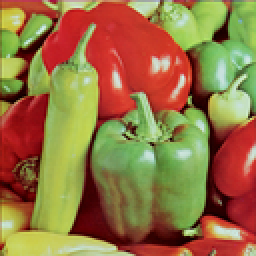
%> input picture peppers.png, 128 x 128 px, shrunk from 512 x 512 before the run (shown 2 times larger)
$ octave edge_detection_new1.m   (GNU Octave 9; MATLAB toolbox functions it lacks are replaced by stand-ins)
%> lines starting %> are read from the running program, lines starting %| are printed output that depends on the picture; in (x1, y1, x2, y2) boxes, pixels count from 0 and x2, y2 are one past the last pixel; in counts of white or black regions, pixels touching at a corner belong together; the program's own positions count from 1

clear all;
clc;
A=[];
piA=[];


 III = rgb2gray(imread('peppers.png'));
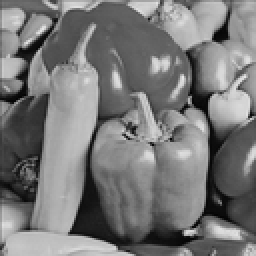
%> III: size 128x128 uint8 (shown 2 times larger); min 2, max 232, mean 120.4
 %II = imcrop(III,[80 30 240 200]);
 I = double(III);
 xmax = max(max(max(I)));
%> xmax = 232
 fim = I/xmax;

 %gth_1= rgb2gray(imread('bt_ctscan7.jpg'));
 %gth_2 = imcrop(gth_1,[80 30 240 200]);
 %gth_3= double(gth_1);

 canny_III = edge(III,'Canny');
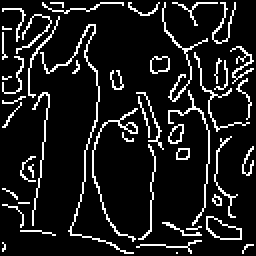
%> canny_III: size 128x128 logical (shown 2 times larger); 11.1% white in thin lines or dots
 %canny_II = imcrop(canny_III,[80 30 240 200]);
 canny_I = double(canny_III);
%> canny_I: size 128x128 double; values 0 (black) and 1 (white), 11.1% white in thin lines or dots
 canny_max = max(max(max(canny_I)));
%> canny_max = 1
 canny_fim = canny_I/canny_max;


 sobel_III = edge(III,'Sobel');
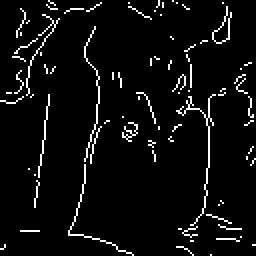
%> sobel_III: size 128x128 logical (shown 2 times larger); 5.1% white in thin lines or dots
 %sobel_II = imcrop(sobel_III,[80 30 240 200]);
 sobel_I = double(sobel_III);
%> sobel_I: size 128x128 double; values 0 (black) and 1 (white), 5.1% white in thin lines or dots
 sobel_max = max(max(max(sobel_I)));
%> sobel_max = 1
 sobel_fim = sobel_I/sobel_max;


%cameraman3.jpg
%a=0.65; b=0.9;
%threshold= 45/255;

%peppers.png
a=0.45; b=0.9;
threshold=45/255;


% [27 lines of commented-out code are left out]

c=0.9; b_2=0.99;
t1 = [a a a; 0 0 0; b b b];
t2 = [a a b; a b 0; b 0 0];
t3 = [b b b; 0 0 0; a a a];
t4 = [b a a; 0 b a; 0 0 b];
t5 = [b a 0;b a 0; b a 0];
t6 = [a 0 b;a 0 b; a 0 b];
t7 = [0 0 0; b b b; a a a];
t8 = [0 b a; 0 b a; 0 b a];
t9 = [a a a; b b b;0 0 0];
t10 = [a b 0; a b 0;a b 0];
t11 = [0 0 0; a a a;b b b];
t12 = [0 a b; 0 a b; 0 a b];
t13 = [b b b; a a a; 0 0 0];
t14 = [b 0 a; b 0 a; b 0 a];
t15 = [b 0 0; a b 0; a a b];
t16 = [0 0 b; 0 b a; b a a];


[r,k] = size(I);
%> r = 128; k = 128
fedgeim = zeros(r,k);
r1 = fim(2,:);
%> r1 = 128 values, max 0.974 at index 79, min 0.254 at index 81, mean 0.64
r2 = fim(r-1,:);
%> r2 = 128 values, max 0.892 at index 31, min 0.259 at index 68, mean 0.635
c1 = fim(:,2);
%> c1 = 128 values, max 0.957 at index 113, min 0.0474 at index 50, mean 0.541
c2 = fim(:,k-1);
%> c2 = 128 values, max 0.948 at index 78, min 0.103 at index 58, mean 0.541
b1 = [0 r1 0];
%> b1 = 130 values, max 0.974 at index 80, min 0 at index 1, mean 0.63
b2 = [0 r2 0];
%> b2 = 130 values, max 0.892 at index 32, min 0 at index 1, mean 0.625
b3 = [c1 fim c2];
bfim = [b1;b3;b2];
bfim(1,1) = fim(1,1);
%> bfim: size 130x130 double; min 0, max 1, mean 0.521; mean of the top-left, top-right, bottom-left and bottom-right quarters 0.517, 0.586, 0.523, 0.458
bfim(r+2, k+2) = fim(r,k);
bfim(1,k+2) = fim(1,k);
%> bfim: size 130x130 double; min 0, max 1, mean 0.521; mean of the top-left, top-right, bottom-left and bottom-right quarters 0.517, 0.587, 0.523, 0.458
bfim(r+2,1) = fim(r,1);
%> bfim: size 130x130 double; min 0.00862, max 1, mean 0.521


pibfim = c*(1-bfim);
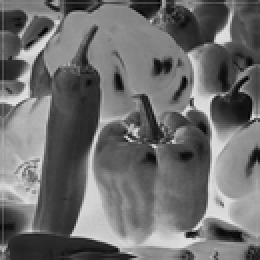
%> pibfim: size 130x130 double (shown 2 times larger); min 0, max 0.892, mean 0.431
pit1 = c*(1-t1);pit2 = c*(1-t2);pit3 = c*(1-t3);pit4 = c*(1-t4);pit5 = c*(1-t5);pit6 = c*(1-t6);pit7 = c*(1-t7);
pit8 = c*(1-t8);pit9 = c*(1-t9);pit10 = c*(1-t10);pit11 = c*(1-t11);pit12 = c*(1-t12);pit13 = c*(1-t13);
pit14 = c*(1-t14);pit15 = c*(1-t15);pit16 = c*(1-t16);


for i = 2:r+1
    for j = 2:k+1
        A = [bfim(i-1,j-1) bfim(i,j-1) bfim(i+1,j-1) ; bfim(i-1,j) bfim(i,j) bfim(i+1,j) ; bfim(i-1,j+1) bfim(i,j+1) bfim(i+1,j+1)];
        piA = [pibfim(i-1,j-1) pibfim(i,j-1) pibfim(i+1,j-1) ; pibfim(i-1,j) pibfim(i,j) pibfim(i+1,j) ; pibfim(i-1,j+1) pibfim(i,j+1) pibfim(i+1,j+1)];


        e_a_1= (1- ((A+piA).^b_2).*exp(1- ((A+piA).^b_2)))/9;
        e_b_1= (1- ((t1+pit1).^b_2).*exp(1- ((t1+pit1).^b_2)))/9;
        e_ab_1 = (1- (((A+t1+piA+pit1)/2).^b_2).*exp(1- (((A+t1+piA+pit1)/2).^b_2)))/9;
        d1= (e_a_1+e_b_1)/2 - e_ab_1;
        min1 =min(min(d1));

        e_a_2= (1- ((A+piA).^b_2).*exp(1- ((A+piA).^b_2)))/9;
        e_b_2= (1- ((t2+pit2).^b_2).*exp(1- ((t2+pit2).^b_2)))/9;
        e_ab_2 = (1- (((A+t2+piA+pit2)/2).^b_2).*exp(1- (((A+t2+piA+pit2)/2).^b_2)))/9;
        d2= (e_a_2+e_b_2)/2 - e_ab_2;
        min2 =min(min(d2));

        e_a_3= (1- ((A+piA).^b_2).*exp(1- ((A+piA).^b_2)))/9;
        e_b_3= (1- ((t3+pit3).^b_2).*exp(1- ((t3+pit3).^b_2)))/9;
        e_ab_3 = (1- (((A+t3+piA+pit3)/2).^b_2).*exp(1- (((A+t3+piA+pit3)/2).^b_2)))/9;
        d3= (e_a_3+e_b_3)/2 - e_ab_3;
        min3 =min(min(d3));

        e_a_4= (1- ((A+piA).^b_2).*exp(1- ((A+piA).^b_2)))/9;
        e_b_4= (1- ((t4+pit4).^b_2).*exp(1- ((t4+pit4).^b_2)))/9;
        e_ab_4 = (1- (((A+t4+piA+pit4)/2).^b_2).*exp(1- (((A+t4+piA+pit4)/2).^b_2)))/9;
        d4= (e_a_4+e_b_4)/2 - e_ab_4;
        min4 =min(min(d4));

        e_a_5= (1- ((A+piA).^b_2).*exp(1- ((A+piA).^b_2)))/9;
        e_b_5= (1- ((t5+pit5).^b_2).*exp(1- ((t5+pit5).^b_2)))/9;
        e_ab_5 = (1- (((A+t5+piA+pit5)/2).^b_2).*exp(1- (((A+t5+piA+pit5)/2).^b_2)))/9;
        d5= (e_a_5+e_b_5)/2 - e_ab_5;
        min5 =min(min(d5));

        e_a_6= (1- ((A+piA).^b_2).*exp(1- ((A+piA).^b_2)))/9;
        e_b_6= (1- ((t6+pit6).^b_2).*exp(1- ((t6+pit6).^b_2)))/9;
        e_ab_6 = (1- (((A+t6+piA+pit6)/2).^b_2).*exp(1- (((A+t6+piA+pit6)/2).^b_2)))/9;
        d6= (e_a_6+e_b_6)/2 - e_ab_6;
        min6 =min(min(d6));

        e_a_7= (1- ((A+piA).^b_2).*exp(1- ((A+piA).^b_2)))/9;
        e_b_7= (1- ((t7+pit7).^b_2).*exp(1- ((t7+pit7).^b_2)))/9;
        e_ab_7 = (1- (((A+t7+piA+pit7)/2).^b_2).*exp(1- (((A+t7+piA+pit7)/2).^b_2)))/9;
        d7= (e_a_7+e_b_7)/2 - e_ab_7;
        min7 =min(min(d7));

        e_a_8= (1- ((A+piA).^b_2).*exp(1- ((A+piA).^b_2)))/9;
        e_b_8= (1- ((t8+pit8).^b_2).*exp(1- ((t8+pit8).^b_2)))/9;
        e_ab_8 = (1- (((A+t8+piA+pit8)/2).^b_2).*exp(1- (((A+t8+piA+pit8)/2).^b_2)))/9;
        d8= (e_a_8+e_b_8)/2 - e_ab_8;
        min8 =min(min(d8));

        e_a_9= (1- ((A+piA).^b_2).*exp(1- ((A+piA).^b_2)))/9;
        e_b_9= (1- ((t9+pit9).^b_2).*exp(1- ((t9+pit9).^b_2)))/9;
        e_ab_9 = (1- (((A+t9+piA+pit9)/2).^b_2).*exp(1- (((A+t9+piA+pit9)/2).^b_2)))/9;
        d9= (e_a_9+e_b_9)/2 - e_ab_9;
        min9 =min(min(d9));

        e_a_10= (1- ((A+piA).^b_2).*exp(1- ((A+piA).^b_2)))/9;
        e_b_10= (1- ((t10+pit10).^b_2).*exp(1- ((t10+pit10).^b_2)))/9;
        e_ab_10 = (1- (((A+t10+piA+pit10)/2).^b_2).*exp(1- (((A+t10+piA+pit10)/2).^b_2)))/9;
        d10= (e_a_10+e_b_10)/2 - e_ab_10;
        min10 =min(min(d10));

        e_a_11= (1- ((A+piA).^b_2).*exp(1- ((A+piA).^b_2)))/9;
        e_b_11= (1- ((t11+pit11).^b_2).*exp(1- ((t11+pit11).^b_2)))/9;
        e_ab_11 = (1- (((A+t11+piA+pit11)/2).^b_2).*exp(1- (((A+t11+piA+pit11)/2).^b_2)))/9;
        d11= (e_a_11+e_b_11)/2 - e_ab_11;
        min11 =min(min(d11));

        e_a_12= (1- ((A+piA).^b_2).*exp(1- ((A+piA).^b_2)))/9;
        e_b_12= (1- ((t12+pit12).^b_2).*exp(1- ((t12+pit12).^b_2)))/9;
        e_ab_12 = (1- (((A+t12+piA+pit12)/2).^b_2).*exp(1- (((A+t12+piA+pit12)/2).^b_2)))/9;
        d12= (e_a_12+e_b_12)/2 - e_ab_12;
        min12 =min(min(d12));

        e_a_13= (1- ((A+piA).^b_2).*exp(1- ((A+piA).^b_2)))/9;
        e_b_13= (1- ((t13+pit13).^b_2).*exp(1- ((t13+pit13).^b_2)))/9;
        e_ab_13 = (1- (((A+t13+piA+pit13)/2).^b_2).*exp(1- (((A+t13+piA+pit13)/2).^b_2)))/9;
        d13= (e_a_13+e_b_13)/2 - e_ab_13;
        min13 =min(min(d13));

        e_a_14= (1- ((A+piA).^b_2).*exp(1- ((A+piA).^b_2)))/9;
        e_b_14= (1- ((t14+pit14).^b_2).*exp(1- ((t14+pit14).^b_2)))/9;
        e_ab_14 = (1- (((A+t14+piA+pit14)/2).^b_2).*exp(1- (((A+t14+piA+pit14)/2).^b_2)))/9;
        d14= (e_a_14+e_b_14)/2 - e_ab_14;
        min14 =min(min(d14));

        e_a_15= (1- ((A+piA).^b_2).*exp(1- ((A+piA).^b_2)))/9;
        e_b_15= (1- ((t15+pit15).^b_2).*exp(1- ((t15+pit15).^b_2)))/9;
        e_ab_15 = (1- (((A+t15+piA+pit15)/2).^b_2).*exp(1- (((A+t15+piA+pit15)/2).^b_2)))/9;
        d15= (e_a_15+e_b_15)/2 - e_ab_15;
        min15 =min(min(d15));

        e_a_16= (1- ((A+piA).^b_2).*exp(1- ((A+piA).^b_2)))/9;
        e_b_16= (1- ((t16+pit16).^b_2).*exp(1- ((t16+pit16).^b_2)))/9;
        e_ab_16 = (1- (((A+t16+piA+pit16)/2).^b_2).*exp(1- (((A+t16+piA+pit16)/2).^b_2)))/9;
        d16= (e_a_16+e_b_16)/2 - e_ab_16;
        min16 =min(min(d16));

        dd = [min1 min2 min3 min4 min5 min6 min7 min8 min9 min10 min11 min12 min13 min14 min15 min16];
        fedgeim(i-1,j-1) = max(dd);
    end

end
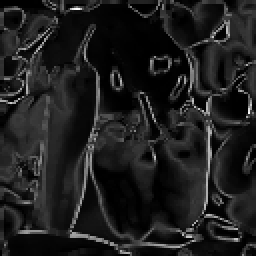
%> fedgeim: size 128x128 double (shown 2 times larger); min 1.65e-09, max 3.59e-05, mean 4.31e-06; drawn with min black and max white

fedgeimmax = max(max(fedgeim));
%> fedgeimmax = 3.59e-05
edgeim = double((1/fedgeimmax)*(fedgeim));

% figure, imshow(edgeimage);
% figure, imshow(uint8(I));


tt = edgeim;
%ttt = uint8(tt);
subplot(2,3,1),imshow(uint8(I))
title('original image');


for i = 1:r
    for j = 1:k
        if  tt(i,j)>threshold
            ed(i,j) = 255;
        else
            ed(i,j) = 0;
        end
    end
end
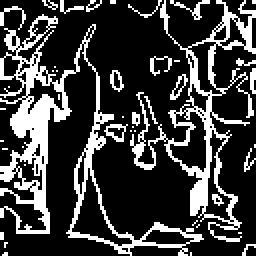
%> ed: size 128x128 double (shown 2 times larger); 24.3% white; 44 white regions (29 under 20 px), largest, box (x1, y1, x2, y2) and area: (0, 7, 102, 128) 2055, (65, 0, 128, 121) 1380, (85, 0, 105, 10) 50


err_canny = immse(canny_fim, canny_fim);
%> err_canny = 0
psnr_canny = psnr(canny_fim, canny_fim);
%> psnr_canny = Inf
subplot(2,3,2), imshow(canny_I);
title('Canny method');
fprintf('\n The mean-squared error is %6.4f\n', err_canny);
%|  The mean-squared error is 0.0000
fprintf(' psnr is %6.4f\n', psnr_canny);
%|  psnr is    Inf


err_sobel = immse(sobel_fim, canny_fim);
%> err_sobel = 0.0919
psnr_sobel = psnr(sobel_fim, canny_fim);
%> psnr_sobel = 10.37
subplot(2,3,3), imshow(sobel_I);
title('Sobel method');
fprintf('\n The mean-squared error is %6.4f\n', err_sobel);
%|  The mean-squared error is 0.0919
fprintf(' psnr is %6.4f\n', psnr_sobel);
%|  psnr is 10.3659


subplot(2,3,4),imshow(tt)
title({'method2'});


err_tt= immse(tt, canny_fim);
%> err_tt = 0.085
psnr_tt= psnr(tt, canny_fim);
%> psnr_tt = 10.71
subplot(2,3,5),imshow(ed);
title('After applying threshold 45 on result');
fprintf('\n The mean-squared error is %6.4f\n', err_tt);
%|  The mean-squared error is 0.0850
fprintf(' psnr is %6.4f\n', psnr_tt);
%|  psnr is 10.7060


med = bwmorph(ed,'thin');
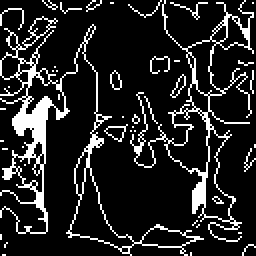
%> med: size 128x128 logical (shown 2 times larger); 14.4% white in thin lines or dots
subplot(2,3,6), imshow(med);
title('after applying morphological thin fun');

%err = immse(BW3, ed);
%fprintf('\n The mean-squared error is %0.4f\n', err);
